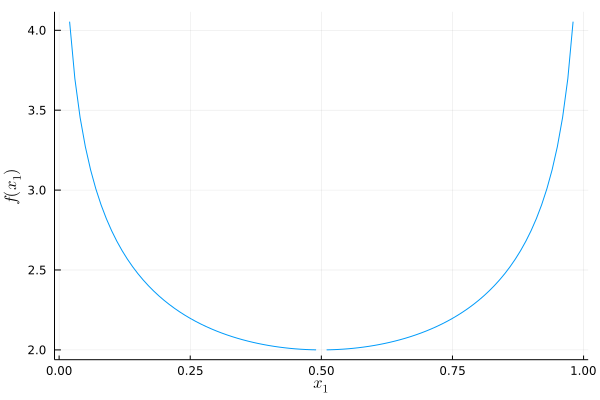

Reproduce this figure in Julia.
## figs/fx1.jl

using Plots; gr()
using LaTeXStrings

f(x) = log(x/(1-x)) / (2x - 1)

xs = 0.01:0.001:0.99

## start plotting the function

plot(xs, f.(xs); label=nothing)
xlabel!(L"$x_1$")
ylabel!(L"$f(x_1)$")

savefig("figs/fx1.png")

